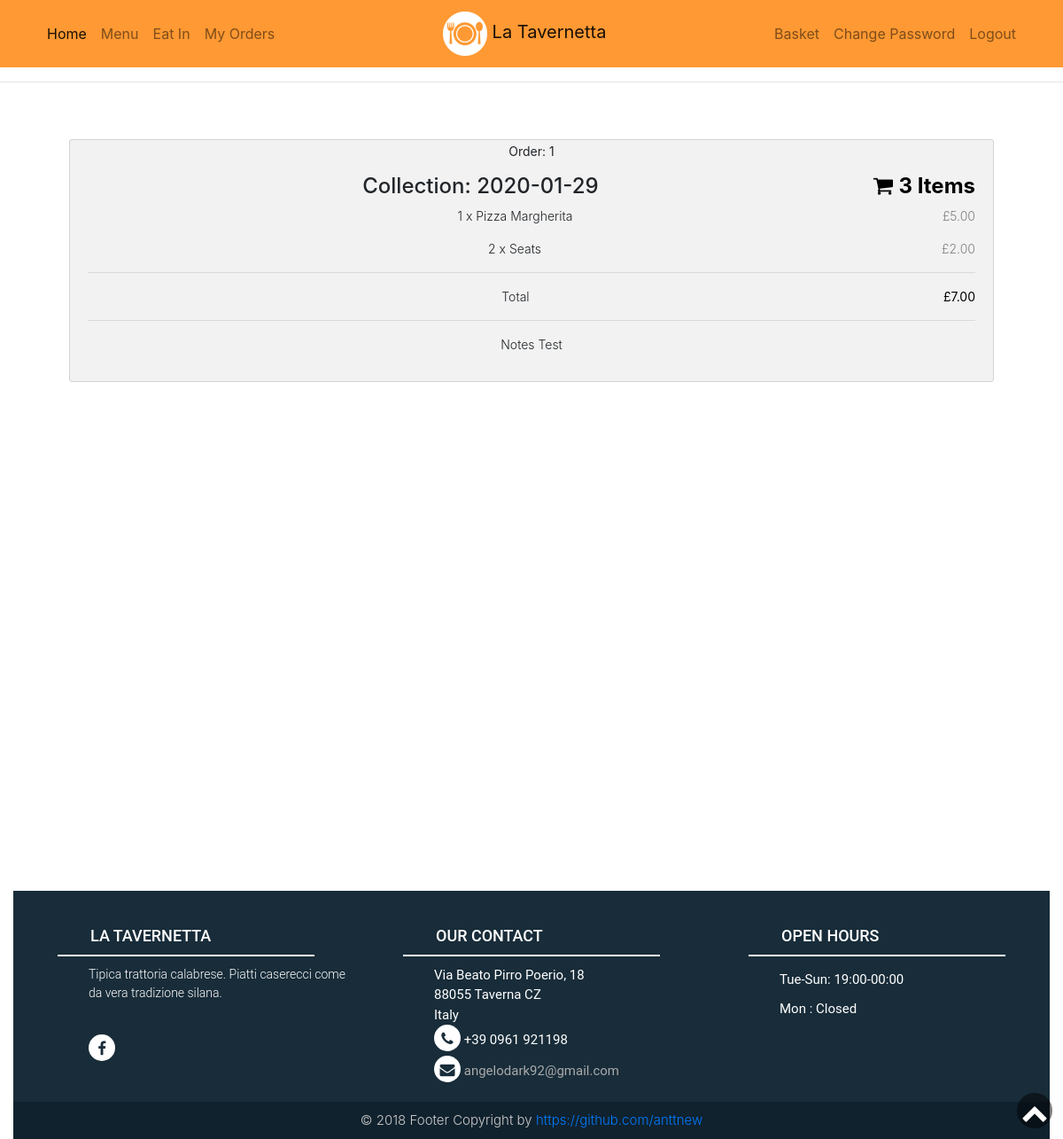
The page /orders/ (signed in) on the database its author committed.
### tables this page shows
CREATE TABLE 'orders' ('id' integer PRIMARY KEY NOT NULL, 'item_id' integer NOT NULL, 'user_id' integer NOT NULL, 'coll_day' date NOT NULL, 'total_price' numeric NOT NULL, 'item_name'  text NOT NULL  , 'number'  INTEGER NOT NULL  );

CREATE TABLE 'notes' ('id' integer PRIMARY KEY NOT NULL, 'user_id' integer NOT NULL, 'coll_day' date NOT NULL, 'notes' text);

### app.py (the view)
@app.route("/orders/", methods=["GET", "POST"])
@login_required
def orders():
    if session.get("user_id"):
        day = db.execute("SELECT SUM (number) as number, coll_day, SUM (total_price) as totalp_day, user_id FROM orders WHERE user_id = :userid GROUP BY coll_day ORDER BY coll_day", userid=session.get("user_id"))
        items = db.execute("SELECT SUM(number) as number, item_name, SUM(total_price) as total_price, coll_day FROM orders WHERE user_id = :userid GROUP BY item_id, coll_day ORDER BY item_id", userid=session.get("user_id"))
        notes = db.execute("SELECT notes, coll_day, user_id FROM notes WHERE user_id=:userid", userid=session.get("user_id"))
        if not day:
            flash("You have no orders to show!")
        return render_template("orders.html", day=day, items=items, notes=notes)
    else:
        flash("Can't see that page if you are not logged in!")
        return redirect(url_for("login"))

### app.py (called while the page is built)
def pound(value):
    return f"£{value:,.2f}"

def login_required(f):
    @wraps(f)
    def decorated_function(*args, **kwargs):
        if session.get("user_id") is None:
            return redirect(url_for("login"))
        return f(*args, **kwargs)
    return decorated_function

### templates/orders.html (shortened to what this page needs)
{% extends "layout.html" %}
{% block main %}
<div id="basket">
    <div class="row height">
            <div class="col-25">
                {% for days in day %}
                <div class="container">
                    <h4><p><strong>Order: {{loop.index}}</strong></p>Collection: {{days.coll_day}}
                    <span class="price" style="color:black">
                    <i class="fa fa-shopping-cart"></i>
                    <b>{{days.number}} Items</b>
                    </span>
                    </h4>
                    {% for item in items%}
                        {% if item.coll_day == days.coll_day %}
                        <p>{{item.number}} x {{item.item_name}} <span class="price">{{item.total_price | pound}}</span></p>
                        {% endif %}
                    {% endfor %}
                    <hr>
                    <p>Total <span class="price" style="color:black"><b>{{days.totalp_day | pound}}</b></span></p>
                    <hr>
                    {% for note in notes %}
                        {% if note.coll_day == days.coll_day and note.user_id == days.user_id %}
                        <p>{{note.notes}}</p>
                        {% endif %}
                    {% endfor %}
                </div>
                {% endfor %}
        </div>
    </div>
</div>
{% endblock %}

### static/styles.css (style rules this page uses)
.height { height: 100vh; }
body { font-family: 'Montserrat', sans-serif; color: #333; line-height: 1.6; }
p { font-weight: 300; font-size: 14px; }
#basket .row { display: -ms-flexbox; display: flex; -ms-flex-wrap: wrap; flex-wrap: wrap; margin: 0 -16px; }
#basket .col-25 { -ms-flex: 25%; flex: 25%; }
#basket .col-25, #basket .col-50, #basket .col-75 { padding: 0 16px; }
#basket .container { background-color: #f2f2f2; padding: 5px 20px 15px 20px; border: 1px solid lightgrey; border-radius: 3px; }
#basket span.price { float: right; color: grey; }

### rows shown on the page
orders: number "1", item_name "Pizza Margherita", total_price|pound "£5.00"
orders: number "2", item_name "Seats", total_price|pound "£2.00"
notes: notes "Notes Test"

### other values the page prints
{{ days.coll_day }} "2020-01-29"
{{ days.number }} "3"
{{ days.totalp_day | pound }} "£7.00"
